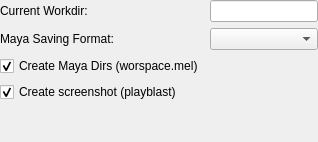
<?xml version="1.0" encoding="UTF-8"?>
<ui version="4.0">
 <class>mayaScenePageWidget</class>
 <widget class="QWidget" name="mayaScenePageWidget">
  <layout class="QGridLayout" name="mayaScenePageWidgetLayout" columnstretch="0,1" columnminimumwidth="0,100">
   <property name="margin">
    <number>0</number>
   </property>
   <item row="0" column="0">
    <widget class="QLabel" name="currentWorkdirLable">
     <property name="text">
      <string>Current Workdir:</string>
     </property>
    </widget>
   </item>
   <item row="0" column="1">
    <widget class="QLineEdit" name="currentWorkdirLineEdit">
     <property name="readOnly">
      <bool>true</bool>
     </property>
    </widget>
   </item>
   <item row="4" column="0" colspan="2">
    <spacer name="verticalSpacer_2">
     <property name="orientation">
      <enum>Qt::Vertical</enum>
     </property>
     <property name="sizeHint" stdset="0">
      <size>
       <width>20</width>
       <height>40</height>
      </size>
     </property>
    </spacer>
   </item>
   <item row="2" column="0">
    <widget class="QCheckBox" name="createMayaDirsCheckBox">
     <property name="text">
      <string>Create Maya Dirs (worspace.mel)</string>
     </property>
     <property name="checked">
      <bool>true</bool>
     </property>
    </widget>
   </item>
   <item row="3" column="0">
    <widget class="QCheckBox" name="createPlayblastCheckBox">
     <property name="text">
      <string>Create screenshot (playblast)</string>
     </property>
     <property name="checked">
      <bool>true</bool>
     </property>
    </widget>
   </item>
   <item row="1" column="0">
    <widget class="QLabel" name="mayaSaveFormatLabel">
     <property name="text">
      <string>Maya Saving Format:</string>
     </property>
    </widget>
   </item>
   <item row="1" column="1">
    <widget class="QComboBox" name="formatTypeComboBox"/>
   </item>
  </layout>
 </widget>
 <resources/>
 <connections/>
</ui>
